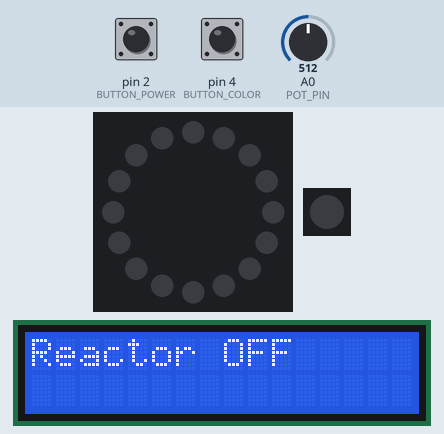
This sketch was run on a simulated Arduino Uno, built with avr-gcc and run on an emulated ATmega328P. On the bench: 16 RGB LEDs in a ring, first at the top, clockwise, 1 RGB LEDs in strip order, left to right, 16×2 character LCD. The inputs (shaded band) are chosen by the test bench; at power-on: pin 2 (BUTTON_POWER) HIGH, A0 (POT_PIN) = 512, pin 4 (BUTTON_COLOR) HIGH. Dim RGB values are drawn brighter than linear.

Above: at 1.2 s.
1.3 s: pin 2 (BUTTON_POWER) pulled LOW for 0.15 s
At 2.5 s:
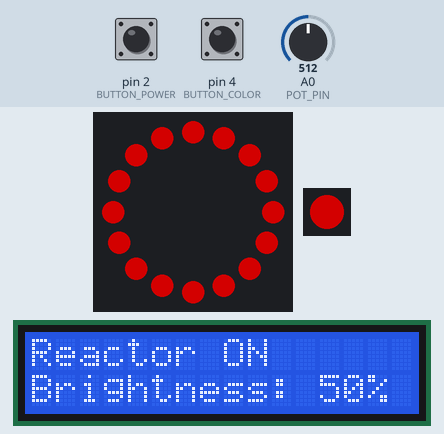
2.9 s: A0 (POT_PIN) set to 6
At 3.9 s:
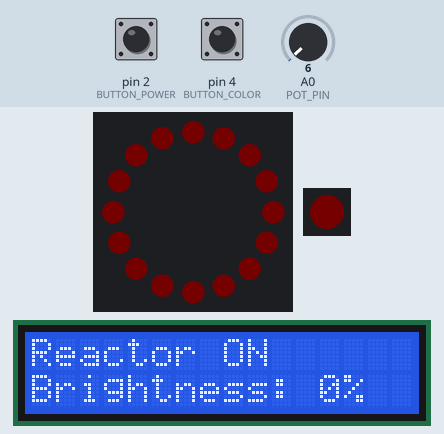
4.4 s: A0 (POT_PIN) set to 3
At 5.0 s:
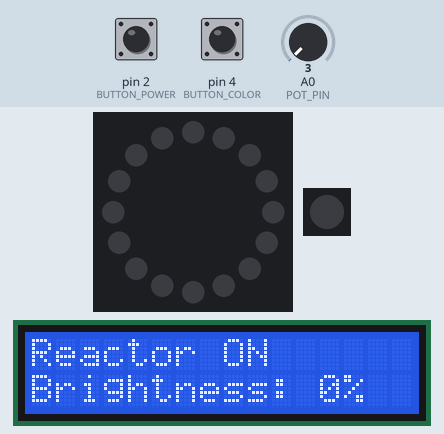
5.9 s: A0 (POT_PIN) set to 122
At 7.1 s:
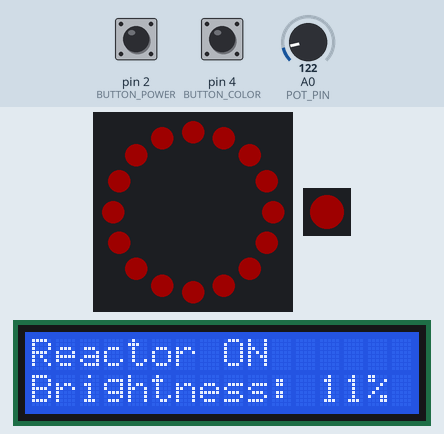
7.4 s: pin 4 (BUTTON_COLOR) pulled LOW for 0.15 s
At 8.1 s:
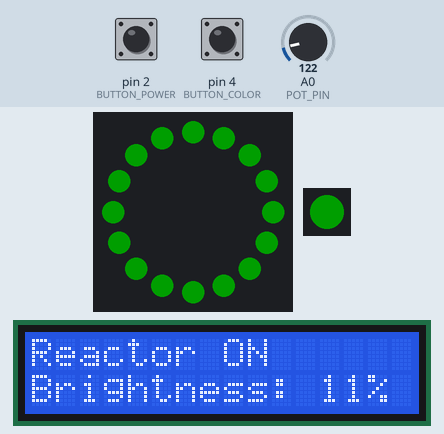
9.0 s: pin 4 (BUTTON_COLOR) pulled LOW for 1 s
At 9.5 s:
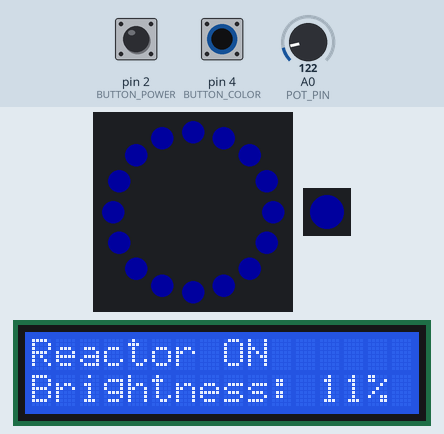
Timing chart, 0 to 12.0 s (numbered marks = the images above; inputs shaded):
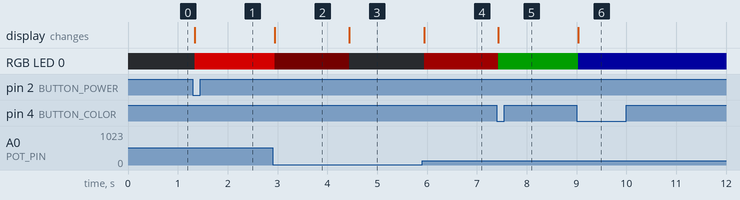

Measured:
- the behaviour switches between 5 and 4 on A0 (POT_PIN) (found by bisection; images 2 and 3)
- after the input at 1.3 s, RGB LED 0: off → RGB(127, 0, 0) at once; the display: changes at once (image 1)
- after the input at 2.9 s, RGB LED 0: RGB(127, 0, 0) → RGB(1, 0, 0) after 0.05 s; the display: changes after 0.05 s (image 2)
- after the input at 4.4 s, RGB LED 0: RGB(1, 0, 0) → off at once
- after the input at 5.9 s, RGB LED 0: off → RGB(30, 0, 0) at once; the display: changes at once (image 4)
- after the input at 7.4 s, RGB LED 0: RGB(30, 0, 0) → RGB(0, 30, 0) at once
- after the input at 9.0 s, RGB LED 0: RGB(0, 30, 0) → RGB(0, 0, 30) at once

The sketch:

lampcode.ino
```cpp
#include <Adafruit_NeoPixel.h>
#include <LiquidCrystal_I2C.h>

#define NEOPIXEL_PIN 6
#define SINGLE_LED_PIN 5
#define NUMPIXELS 16
#define BUTTON_POWER 2
#define BUTTON_COLOR 4
#define POT_PIN A0

Adafruit_NeoPixel ring(NUMPIXELS, NEOPIXEL_PIN, NEO_GRB + NEO_KHZ800);
Adafruit_NeoPixel singleLED(1, SINGLE_LED_PIN, NEO_GRB + NEO_KHZ800); // NEW

LiquidCrystal_I2C lcd(32, 16, 2);

int colorIndex = 0;
bool reactorOn = false;

bool lastPowerButton = HIGH;
bool lastColorButton = HIGH;

unsigned long debounceDelay = 50;
unsigned long lastPowerDebounce = 0;
unsigned long lastColorDebounce = 0;

const uint32_t colors[] = {
  ring.Color(255, 0, 0),     // Red
  ring.Color(0, 255, 0),     // Green
  ring.Color(0, 0, 255),     // Blue
  ring.Color(255, 255, 0),   // Yellow
  ring.Color(255, 0, 255),   // Magenta
  ring.Color(0, 255, 255),   // Cyan
  ring.Color(255, 255, 255)  // White
};
const int numColors = sizeof(colors) / sizeof(colors[0]);

void setup() {
  pinMode(BUTTON_POWER, INPUT_PULLUP);
  pinMode(BUTTON_COLOR, INPUT_PULLUP);

  ring.begin();
  singleLED.begin(); // NEW
  ring.show();
  singleLED.show();  // NEW

  lcd.init();
  lcd.backlight();
  lcd.setCursor(0, 0);
  lcd.print("Reactor OFF");
}

void loop() {
  bool powerButton = digitalRead(BUTTON_POWER);
  bool colorButton = digitalRead(BUTTON_COLOR);
  int potVal = analogRead(POT_PIN);
  int brightness = map(potVal, 0, 1023, 0, 255);
  int brightnessPercent = map(potVal, 0, 1023, 0, 100);

  // Handle power button
  if (powerButton == LOW && lastPowerButton == HIGH && (millis() - lastPowerDebounce) > debounceDelay) {
    reactorOn = !reactorOn;
    lastPowerDebounce = millis();

    lcd.clear();
    lcd.setCursor(0, 0);
    lcd.print(reactorOn ? "Reactor ON " : "Reactor OFF");
  }
  lastPowerButton = powerButton;

  // Handle color button
  if (colorButton == LOW && lastColorButton == HIGH && (millis() - lastColorDebounce) > debounceDelay) {
    if (reactorOn) {
      colorIndex = (colorIndex + 1) % numColors;
      lastColorDebounce = millis();
    }
  }
  lastColorButton = colorButton;

  // Update LEDs
  if (reactorOn) {
    ring.setBrightness(brightness);
    singleLED.setBrightness(brightness); // NEW

    for (int i = 0; i < NUMPIXELS; i++) {
      ring.setPixelColor(i, colors[colorIndex]);
    }
    singleLED.setPixelColor(0, colors[colorIndex]); // NEW

    ring.show();
    singleLED.show(); // NEW

    // Update LCD brightness
    lcd.setCursor(0, 1);
    lcd.print("Brightness: ");
    lcd.print(brightnessPercent);
    lcd.print("%   ");
  } else {
    ring.clear();
    ring.show();

    singleLED.clear();     // NEW
    singleLED.show();      // NEW

    lcd.setCursor(0, 1);
    lcd.print("                ");
  }

  delay(10);
}
```
